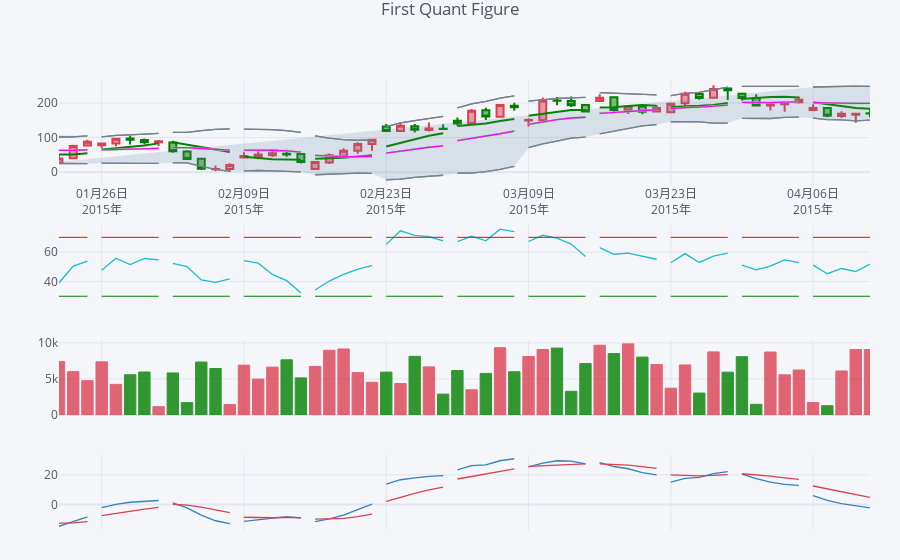

Notebook code cell kept with this figure:
### Code cell
qf.add_sma([10,20],width=2,color=['green','lightgreen'],legendgroup=True)
qf.add_rsi(periods=20,color='java')
qf.add_bollinger_bands(periods=20,boll_std=2,colors=['magenta','grey'],fill=True)
qf.add_volume()
qf.add_macd()
qf.iplot(showlegend=False, show_range=['2015-01-21','2015-04-10'])
# qf.iplot(showlegend=False, xaxis_range=None)
